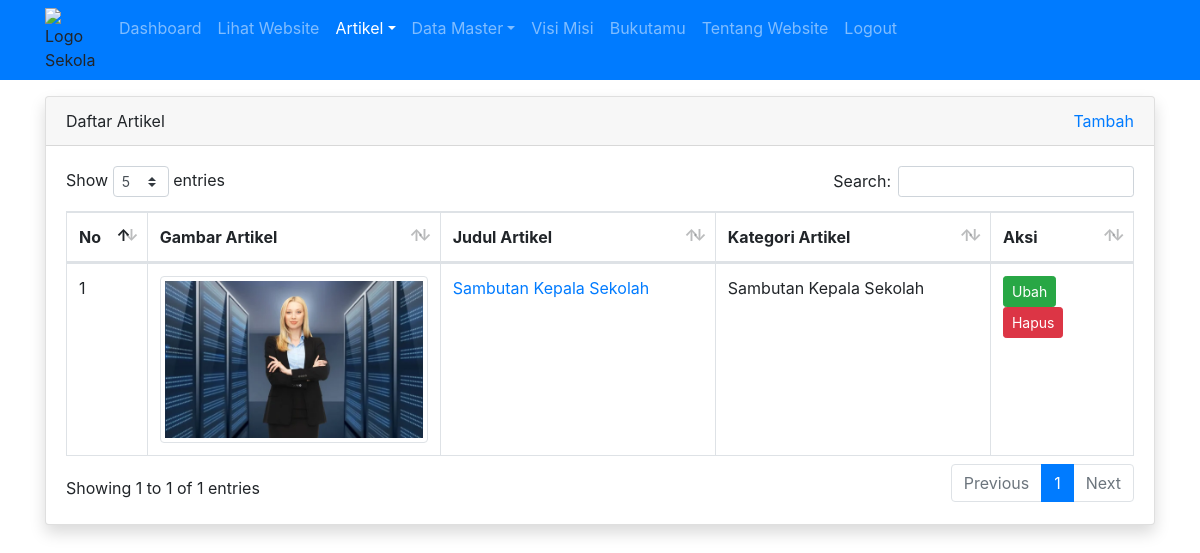
/admin/artikel/index.php (signed in), run on the app's committed database.
### tables this page shows
CREATE TABLE `tbl_artikel` (
  `id` int(11) NOT NULL,
  `judul` varchar(255) DEFAULT NULL,
  `isi` text DEFAULT NULL,
  `tanggal` date DEFAULT NULL,
  `foto` varchar(100) DEFAULT NULL,
  `id_kategori` int(11) DEFAULT NULL
);

CREATE TABLE `tbl_kategori_artikel` (
  `id` int(11) NOT NULL,
  `nama_kategori` varchar(30) DEFAULT NULL
);

### admin/artikel/index.php (the view, shortened to what this page needs)
<?php
require_once '../../koneksi.php';
$query = mysqli_query($koneksi, "SELECT tbl_artikel.*, tbl_kategori_artikel.nama_kategori FROM tbl_artikel LEFT JOIN tbl_kategori_artikel ON tbl_artikel.id_kategori = tbl_kategori_artikel.id");
$no = 1;
?>
<!DOCTYPE html>
<html>
<head>
	<link rel="stylesheet" href="../../resources/datatables/datatables.min.css">
	<link rel="stylesheet" href="../../resources/css/bootstrap.min.css">
</head>
<body>
	<?php require_once '../navbar.php'; ?>
	<div class="container mt-3">
		<div class="row">
			<div class="col">
				<div class="card shadow">
					<div class="card-header">
						<div class="clearfix">
							<div class="float-left">
								Daftar Artikel
							</div>
							<div class="float-right">
								<a href="tambah.php">Tambah</a>
							</div>
						</div>
					</div>
					<div class="card-body">
						<table id="table_id" class="dataTable table table-bordered">
						    <thead>
						        <tr>
						            <th>No</th>
						            <th width="250px">Gambar Artikel</th>
						            <th>Judul Artikel</th>
						            <th>Kategori Artikel</th>
						            <th width="100px">Aksi</th>
						        </tr>
						    </thead>
						    <tbody>
						        <?php while($row = mysqli_fetch_assoc($query)) : ?>
									<tr>
										<td><?= $no++ ?></td>
										<td><img src="../../images/artikel/<?= $row['foto'] ?>" alt="<?= $row['judul'] ?>" width="100%" class="img-thumbnail"></td>
										<td><a href="detail.php?id=<?= $row['id'] ?>"><?= $row['judul'] ?></a></td>
										<td><?= isset($row['nama_kategori']) ? $row['nama_kategori'] : '-' ?></td>
										<td>
											<a href="ubah.php?id=<?= $row['id'] ?>" class="btn btn-success btn-sm">Ubah</a>
											<a href="hapus.php?id=<?= $row['id'] ?>" class="btn btn-danger btn-sm" onclick="return confirm('apakah anda yakin?')">Hapus</a>
										</td>
									</tr>
								<?php endwhile; ?>
						    </tbody>
						</table>
					</div>
				</div>
			</div>
		</div>
	</div>
</body>
</html>

### data on the page
tbl_artikel: foto (picture), judul "Sambutan Kepala Sekolah", id_kategori.nama_kategori "Sambutan Kepala Sekolah"
